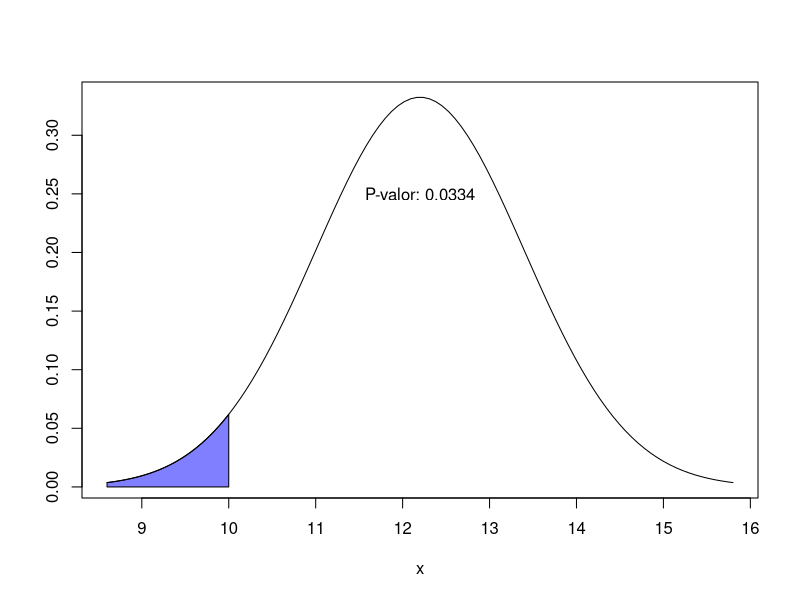
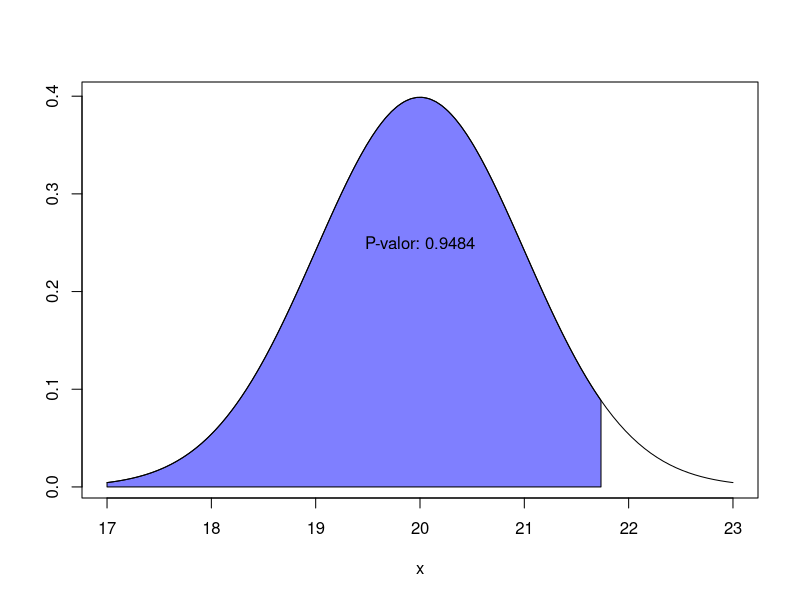
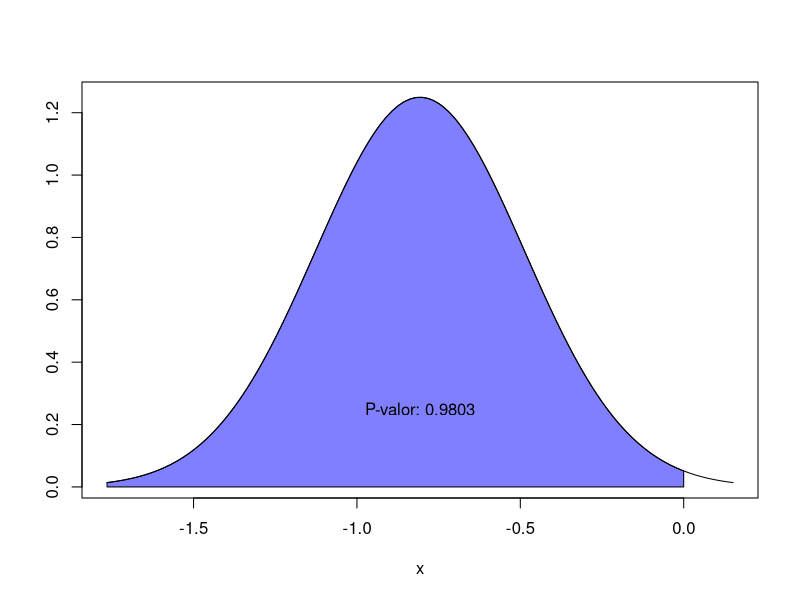

Generate these figures, in order, with R:
## ---- chunk 1
knitr::opts_chunk$set(echo = TRUE)
## ---- chunk 2

## Funciones para graficar la probabilidad
normal_area <- function(mean = 0, sd = 1, lb, ub, acolor = "lightgray", ...) {
  x <- seq(mean - 3 * sd, mean + 3 * sd, length = 100) 
  if (missing(lb)) {
    lb <- min(x)
  }
  if (missing(ub)) {
    ub <- max(x)
  }
  x2 <- seq(lb, ub, length = 100)    
  plot(x, dnorm(x, mean, sd), type = "n", ylab = "")
  y <- dnorm(x2, mean, sd)
  polygon(c(lb, x2, ub), c(0, y, 0), col = acolor)
  lines(x, dnorm(x, mean, sd), type = "l", ...)
}

## Funcion para t-stundet
ts<-function(x,media,sd){
  (x-media)/sd
}
## ---- chunk 3

#Ejemplo 1

media=12.2 # Ingresar dato
varianza=3.6/sqrt(9) # Ingresar dato
ValorProb =10 # Ingresar dato

#####################################################################

prob=pnorm( ValorProb, media, varianza, lower.tail = TRUE) 
normal_area(mean = media, sd = varianza, ub =ValorProb , acolor = rgb(0, 0, 1, alpha = 0.5))
y_coor=pnorm(media, media, varianza, lower.tail = TRUE)/2
text(x = media, y = y_coor,label = paste0("P-valor: ",round(prob,4)))

## ---- chunk 4

#Ejemplo 2

media=20 # Ingresar dato
varianza=4/sqrt(16) # Ingresar dato
ValorProb =21.735 # Ingresar dato
Grados_libertad= 16-1 #Ingresar dato


#####################################################################
prob=pt(ts(ValorProb,media,varianza),Grados_libertad,lower.tail = TRUE)
normal_area(mean = media, sd = varianza, ub =ValorProb , acolor = rgb(0, 0, 1, alpha = 0.5))
y_coor=pt(ts(media,media,varianza),Grados_libertad,lower.tail = TRUE)/2
text(x = media, y = y_coor,label = paste0("P-valor: ",round(prob,4)))

## ---- chunk 5

#Ejemplo 3

xi=c(19.4,18.8,20.6,17.6,19.2,20.9,18.3,20.4)
yi=c(19.6,17.5,18.4,17.5,18.0,20.0,18.8,19.2)


#diferencia de muestras
d=xi-yi
d
## ---- chunk 6

#promedio

dprom=mean(d)
dprom

## ---- chunk 7

#Desviación

ddes=sd(d)
ddes

## ---- chunk 8

#Desviación

dm=ddes/sqrt(8)
dm

## ---- chunk 9

#Ejemplo 2

media=-0.807 # Ingresar dato
varianza=0.903/sqrt(8) # Ingresar dato
ValorProb =0 # Ingresar dato
Grados_libertad= 8-1 #Ingresar dato


#####################################################################
prob=pt(ts(ValorProb,media,varianza),Grados_libertad,lower.tail = TRUE)
normal_area(mean = media, sd = varianza, ub =ValorProb , acolor = rgb(0, 0, 1, alpha = 0.5))
y_coor=pt(ts(media,media,varianza),Grados_libertad,lower.tail = TRUE)/2
text(x = media, y = y_coor,label = paste0("P-valor: ",round(prob,4)))

